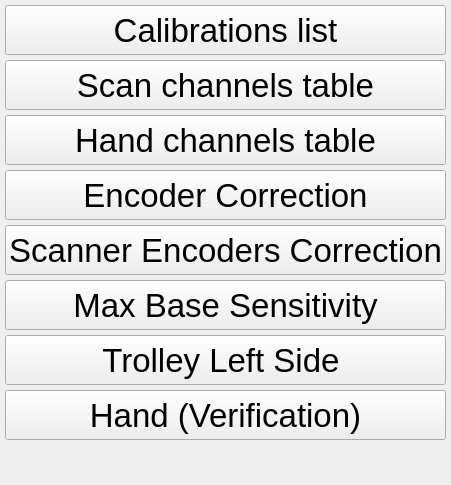
              <widget class="QWidget" name="calibrationMenuPage">
               <layout class="QVBoxLayout" name="verticalLayout_8">
                <property name="spacing">
                 <number>5</number>
                </property>
                <property name="leftMargin">
                 <number>5</number>
                </property>
                <property name="topMargin">
                 <number>5</number>
                </property>
                <property name="rightMargin">
                 <number>5</number>
                </property>
                <property name="bottomMargin">
                 <number>5</number>
                </property>
                <item>
                 <widget class="QPushButton" name="calibrationsListButton">
                  <property name="minimumSize">
                   <size>
                    <width>250</width>
                    <height>50</height>
                   </size>
                  </property>
                  <property name="font">
                   <font>
                    <pointsize>25</pointsize>
                   </font>
                  </property>
                  <property name="focusPolicy">
                   <enum>Qt::NoFocus</enum>
                  </property>
                  <property name="text">
                   <string>Calibrations list</string>
                  </property>
                 </widget>
                </item>
                <item>
                 <widget class="QPushButton" name="tableOfCalibrationsButton">
                  <property name="minimumSize">
                   <size>
                    <width>250</width>
                    <height>50</height>
                   </size>
                  </property>
                  <property name="font">
                   <font>
                    <pointsize>25</pointsize>
                   </font>
                  </property>
                  <property name="focusPolicy">
                   <enum>Qt::NoFocus</enum>
                  </property>
                  <property name="text">
                   <string>Scan channels table</string>
                  </property>
                 </widget>
                </item>
                <item>
                 <widget class="QPushButton" name="tableOfHandChannelsButton">
                  <property name="minimumSize">
                   <size>
                    <width>250</width>
                    <height>50</height>
                   </size>
                  </property>
                  <property name="font">
                   <font>
                    <pointsize>25</pointsize>
                   </font>
                  </property>
                  <property name="focusPolicy">
                   <enum>Qt::NoFocus</enum>
                  </property>
                  <property name="text">
                   <string>Hand channels table</string>
                  </property>
                 </widget>
                </item>
                <item>
                 <widget class="QPushButton" name="encoderCorrectionButton">
                  <property name="minimumSize">
                   <size>
                    <width>250</width>
                    <height>50</height>
                   </size>
                  </property>
                  <property name="font">
                   <font>
                    <pointsize>25</pointsize>
                   </font>
                  </property>
                  <property name="focusPolicy">
                   <enum>Qt::NoFocus</enum>
                  </property>
                  <property name="text">
                   <string>Encoder Correction</string>
                  </property>
                 </widget>
                </item>
                <item>
                 <widget class="QPushButton" name="scannerEncodersCorrectionButton">
                  <property name="minimumSize">
                   <size>
                    <width>250</width>
                    <height>50</height>
                   </size>
                  </property>
                  <property name="font">
                   <font>
                    <pointsize>25</pointsize>
                   </font>
                  </property>
                  <property name="focusPolicy">
                   <enum>Qt::NoFocus</enum>
                  </property>
                  <property name="text">
                   <string>Scanner Encoders Correction</string>
                  </property>
                 </widget>
                </item>
                <item>
                 <widget class="QPushButton" name="maxBaseSensButton">
                  <property name="minimumSize">
                   <size>
                    <width>250</width>
                    <height>50</height>
                   </size>
                  </property>
                  <property name="font">
                   <font>
                    <pointsize>25</pointsize>
                   </font>
                  </property>
                  <property name="focusPolicy">
                   <enum>Qt::NoFocus</enum>
                  </property>
                  <property name="text">
                   <string>Max Base Sensitivity</string>
                  </property>
                 </widget>
                </item>
                <item>
                 <widget class="QPushButton" name="trolleyLeftSidePageButton">
                  <property name="minimumSize">
                   <size>
                    <width>250</width>
                    <height>50</height>
                   </size>
                  </property>
                  <property name="font">
                   <font>
                    <pointsize>25</pointsize>
                   </font>
                  </property>
                  <property name="focusPolicy">
                   <enum>Qt::NoFocus</enum>
                  </property>
                  <property name="text">
                   <string>Trolley Left Side </string>
                  </property>
                 </widget>
                </item>
                <item>
                 <widget class="QPushButton" name="handScanDoubleButton">
                  <property name="minimumSize">
                   <size>
                    <width>250</width>
                    <height>50</height>
                   </size>
                  </property>
                  <property name="font">
                   <font>
                    <pointsize>25</pointsize>
                   </font>
                  </property>
                  <property name="focusPolicy">
                   <enum>Qt::NoFocus</enum>
                  </property>
                  <property name="text">
                   <string>Hand (Verification)</string>
                  </property>
                 </widget>
                </item>
                <item>
                 <spacer name="verticalSpacer_4">
                  <property name="orientation">
                   <enum>Qt::Vertical</enum>
                  </property>
                  <property name="sizeHint" stdset="0">
                   <size>
                    <width>20</width>
                    <height>40</height>
                   </size>
                  </property>
                 </spacer>
                </item>
               </layout>
              </widget>
